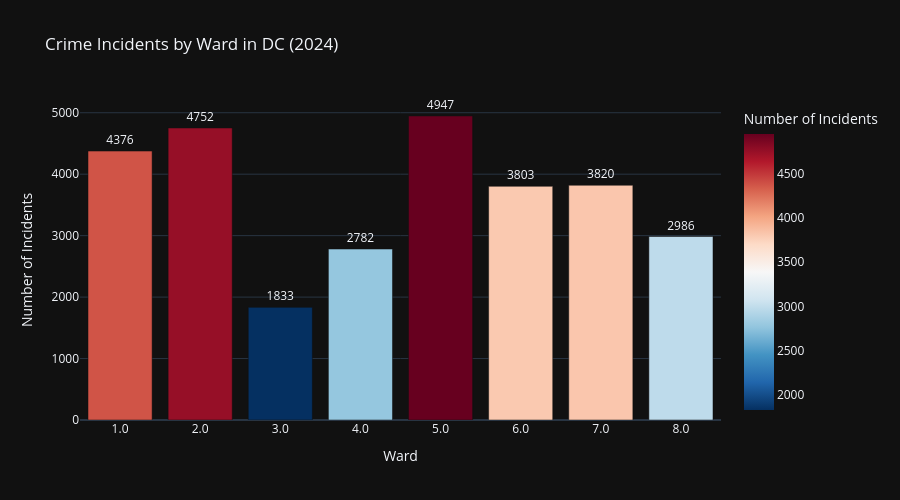

The cell this chart's notebook holds for it:
### Code cell
ward_counts = df['WARD'].value_counts().reset_index()
ward_counts.columns = ['Ward', 'Count']
ward_counts['Ward'] = ward_counts['Ward'].astype(str)
ward_counts = ward_counts.sort_values('Ward')

fig2 = px.bar(
    ward_counts,
    x='Ward',
    y='Count',
    title='Crime Incidents by Ward in DC (2024)',
    color='Count',
    color_continuous_scale='RdBu_r',
    labels={'Count': 'Number of Incidents'},
    template='plotly_dark',
    text='Count'
)
fig2.update_traces(textposition='outside')
fig2.update_layout(height=500)
fig2.show()

### Figure 1 — Plotly figure (JSON) as saved in the notebook; plotly's stock layout.template omitted (floating-point values rounded to 4 significant figures)
{"data": [{"hovertemplate": "Ward=%{x}<br>Number of Incidents=%{marker.color}<extra></extra>", "legendgroup": "", "marker": {"color": [4376, 4752, 1833, 2782, 4947, 3803, 3820, 2986], "coloraxis": "coloraxis", "pattern": {"shape": ""}}, "name": "", "orientation": "v", "showlegend": false, "text": [4376.0, 4752.0, 1833.0, 2782.0, 4947.0, 3803.0, 3820.0, 2986.0], "textposition": "outside", "type": "bar", "x": ["1.0", "2.0", "3.0", "4.0", "5.0", "6.0", "7.0", "8.0"], "xaxis": "x", "y": [4376, 4752, 1833, 2782, 4947, 3803, 3820, 2986], "yaxis": "y"}], "layout": {"barmode": "relative", "coloraxis": {"colorbar": {"title": {"text": "Number of Incidents"}}, "colorscale": [[0, "rgb(5,48,97)"], [0.1, "rgb(33,102,172)"], [0.2, "rgb(67,147,195)"], [0.3, "rgb(146,197,222)"], [0.4, "rgb(209,229,240)"], [0.5, "rgb(247,247,247)"], [0.6, "rgb(253,219,199)"], [0.7, "rgb(244,165,130)"], [0.8, "rgb(214,96,77)"], [0.9, "rgb(178,24,43)"], [1, "rgb(103,0,31)"]]}, "height": 500, "legend": {"tracegroupgap": 0}, "title": {"text": "Crime Incidents by Ward in DC (2024)"}, "xaxis": {"anchor": "y", "domain": [0, 1], "title": {"text": "Ward"}}, "yaxis": {"anchor": "x", "domain": [0, 1], "title": {"text": "Number of Incidents"}}}}
